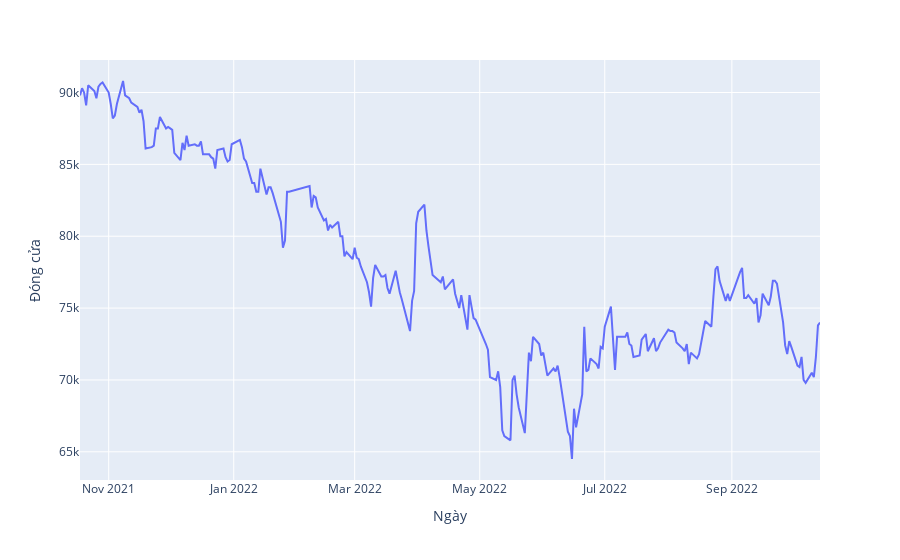

The code cell stored with this chart in its notebook:
### Code cell
px.line(data, y= 'Đóng cửa',x='Ngày')

### Figure 1 — Plotly figure (JSON) as saved in the notebook; plotly's stock layout.template omitted (floating-point values rounded to 4 significant figures; data arrays with more than 128 entries replaced by an {"elided": "..."} marker saying what was removed)
{"data": [{"hovertemplate": "Ngày=%{x}<br>Đóng cửa=%{y}<extra></extra>", "legendgroup": "", "line": {"color": "#636efa", "dash": "solid"}, "marker": {"symbol": "circle"}, "mode": "lines", "name": "", "orientation": "v", "showlegend": false, "type": "scatter", "x": {"elided": "249 str values"}, "xaxis": "x", "y": {"elided": "249 int values"}, "yaxis": "y"}], "layout": {"legend": {"tracegroupgap": 0}, "margin": {"t": 60}, "xaxis": {"anchor": "y", "domain": [0, 1], "title": {"text": "Ngày"}}, "yaxis": {"anchor": "x", "domain": [0, 1], "title": {"text": "Đóng cửa"}}}}
